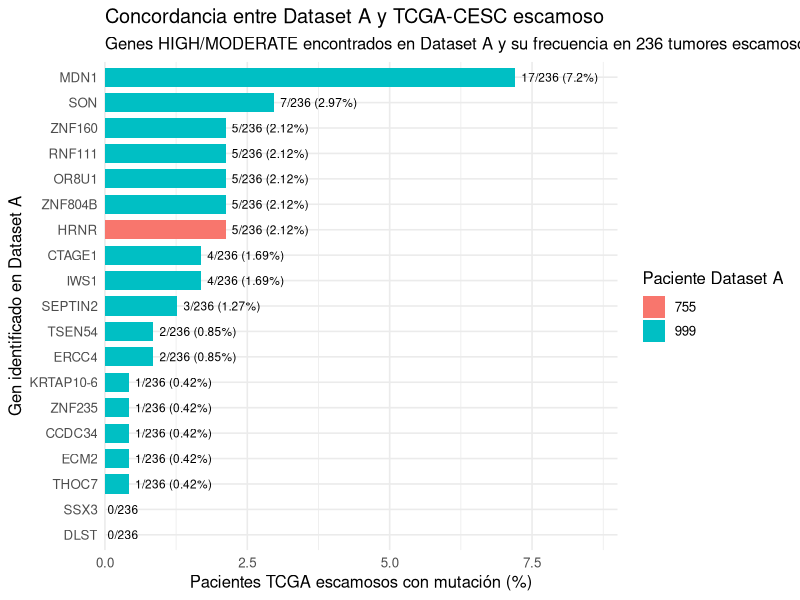

This chart was generated by the following R code:
library(readr)
library(dplyr)
library(ggplot2)

dir.create("results/tcga/figures", recursive = TRUE, showWarnings = FALSE)

df <- read_csv(
  "results/tcga/datasetA_functional_vs_tcga_squamous.csv",
  show_col_types = FALSE
)

plot_df <- df %>%
  arrange(TCGA_Squamous_frequency_pct) %>%
  mutate(
    gene = factor(gene, levels = gene),
    datasetA_patients = factor(datasetA_patients)
  )

p <- ggplot(
  plot_df,
  aes(
    x = gene,
    y = TCGA_Squamous_frequency_pct,
    fill = datasetA_patients
  )
) +
  geom_col(width = 0.75) +
  geom_text(
    aes(
      label = ifelse(
        TCGA_Squamous_frequency_pct > 0,
        paste0(
          TCGA_Squamous_mutated,
          "/",
          TCGA_Squamous_total,
          " (",
          round(TCGA_Squamous_frequency_pct, 2),
          "%)"
        ),
        "0/236"
      )
    ),
    hjust = -0.08,
    size = 3
  ) +
  coord_flip() +
  scale_y_continuous(
    expand = expansion(mult = c(0, 0.25))
  ) +
  labs(
    title = "Concordancia entre Dataset A y TCGA-CESC escamoso",
    subtitle = "Genes HIGH/MODERATE encontrados en Dataset A y su frecuencia en 236 tumores escamosos TCGA",
    x = "Gen identificado en Dataset A",
    y = "Pacientes TCGA escamosos con mutación (%)",
    fill = "Paciente Dataset A"
  ) +
  theme_minimal(base_size = 12)

ggsave(
  "results/tcga/figures/datasetA_vs_tcga_squamous_concordance.png",
  p,
  width = 10,
  height = 8,
  dpi = 300
)

cat("\n===== RESUMEN =====\n")

cat(
  "Genes HIGH/MODERATE Dataset A:",
  nrow(df),
  "\n"
)

cat(
  "También presentes en TCGA escamoso:",
  sum(df$TCGA_Squamous_mutated > 0),
  "\n"
)

cat(
  "Porcentaje de concordancia:",
  round(
    100 * sum(df$TCGA_Squamous_mutated > 0) / nrow(df),
    1
  ),
  "%\n"
)

cat("\nFigura creada:\n")
cat(
  "results/tcga/figures/datasetA_vs_tcga_squamous_concordance.png\n"
)
